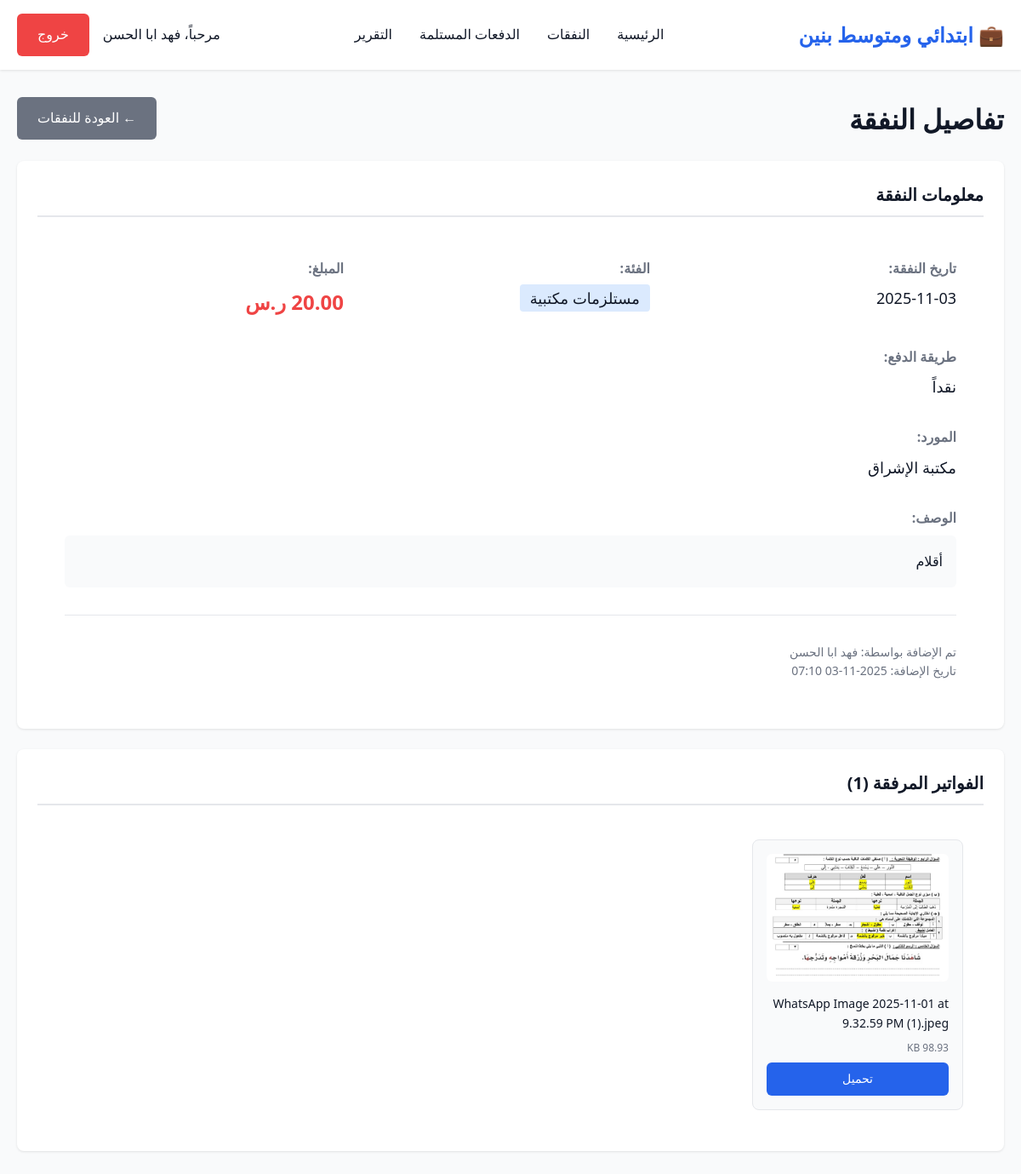
The app's page /department/expense_details.php?id=13 (signed in) with its own data.
### tables this page shows
CREATE TABLE `departments` (
  `id` int(11) NOT NULL,
  `name_ar` varchar(200) NOT NULL,
  `name_en` varchar(200) NOT NULL,
  `code` varchar(50) NOT NULL,
  `allocated_budget` decimal(15,2) DEFAULT 0.00,
  `total_received` decimal(15,2) DEFAULT 0.00,
  `spent_amount` decimal(15,2) DEFAULT 0.00,
  `last_distribution_date` date DEFAULT NULL,
  `description` text DEFAULT NULL,
  `is_active` tinyint(1) DEFAULT 1,
  `created_at` timestamp NOT NULL DEFAULT current_timestamp(),
  `updated_at` timestamp NOT NULL DEFAULT current_timestamp() ON UPDATE current_timestamp(),
  `manager_name` varchar(255) DEFAULT NULL,
  `custody_officer` varchar(255) DEFAULT NULL,
  `custody_officer_name` varchar(255) DEFAULT NULL COMMENT 'اسم مسؤول العهدة',
  `director_name` varchar(255) DEFAULT NULL COMMENT 'اسم مدير المدرسة'
);

CREATE TABLE `expenses` (
  `id` int(11) NOT NULL,
  `department_id` int(11) NOT NULL,
  `expense_date` date NOT NULL,
  `category` varchar(100) NOT NULL,
  `description` text NOT NULL,
  `amount` decimal(15,2) NOT NULL,
  `payment_method` enum('cash','bank_transfer','check','credit_card') DEFAULT 'cash',
  `vendor_name` varchar(200) DEFAULT NULL,
  `notes` text DEFAULT NULL,
  `created_by` int(11) NOT NULL,
  `created_at` timestamp NOT NULL DEFAULT current_timestamp(),
  `updated_at` timestamp NOT NULL DEFAULT current_timestamp() ON UPDATE current_timestamp(),
  `batch_id` int(11) DEFAULT NULL
);

CREATE TABLE `users` (
  `id` int(11) NOT NULL,
  `username` varchar(100) NOT NULL,
  `password_hash` varchar(255) NOT NULL,
  `full_name` varchar(200) NOT NULL,
  `role` enum('admin','department') DEFAULT 'department',
  `department_id` int(11) DEFAULT NULL,
  `is_active` tinyint(1) DEFAULT 1,
  `created_at` timestamp NOT NULL DEFAULT current_timestamp(),
  `last_login` timestamp NULL DEFAULT NULL,
  `phone` varchar(20) DEFAULT NULL,
  `position` varchar(100) DEFAULT NULL COMMENT 'المسمى الوظيفي'
);

CREATE TABLE `invoices` (
  `id` int(11) NOT NULL,
  `expense_id` int(11) NOT NULL,
  `file_name` varchar(255) NOT NULL,
  `file_path` varchar(500) NOT NULL,
  `file_type` varchar(50) NOT NULL,
  `file_size` int(11) NOT NULL,
  `uploaded_at` timestamp NOT NULL DEFAULT current_timestamp()
);

### department/expense_details.php (the view, shortened to what this page needs)
<?php
$database = new Database();
$db = $database->getConnection();
$expense_id = isset($_GET['id']) ? intval($_GET['id']) : 0;
$department_id = $_SESSION['department_id'];
$query = "SELECT e.*, u.full_name as created_by_name
          FROM expenses e
          LEFT JOIN users u ON e.created_by = u.id
          WHERE e.id = :id AND e.department_id = :dept_id";
$stmt = $db->prepare($query);
$stmt->bindParam(':id', $expense_id);
$stmt->bindParam(':dept_id', $department_id);
$stmt->execute();
$expense = $stmt->fetch(PDO::FETCH_ASSOC);
$query = "SELECT * FROM invoices WHERE expense_id = :expense_id ORDER BY uploaded_at DESC";
$stmt = $db->prepare($query);
$stmt->bindParam(':expense_id', $expense_id);
$stmt->execute();
$invoices = $stmt->fetchAll(PDO::FETCH_ASSOC);
$query = "SELECT name_ar FROM departments WHERE id = :id";
$stmt = $db->prepare($query);
$stmt->bindParam(':id', $department_id);
$stmt->execute();
$department = $stmt->fetch(PDO::FETCH_ASSOC);
?>
<!DOCTYPE html>
<html lang="ar">
<head>
    <link rel="stylesheet" href="../assets/css/style.css">
</head>
<body>
    <header class="header">
        <div class="container">
            <nav class="navbar">
                <div class="logo">💼 <?php echo htmlspecialchars($department['name_ar']); ?></div>
                <ul class="nav-menu" id="navMenu">
                    <li><a href="dashboard.php">الرئيسية</a></li>
                    <li><a href="expenses.php">النفقات</a></li>
                    <li><a href="distributions.php">الدفعات المستلمة</a></li>
                    <li><a href="report.php">التقرير</a></li>
                </ul>
                <div class="user-info">
                    <span>مرحباً، <?php echo htmlspecialchars($_SESSION['full_name']); ?></span>
                    <a href="../logout.php" class="btn btn-danger">خروج</a>
                </div>
            </nav>
        </div>
    </header>
    <main class="main-content">
        <div class="container">
            <div class="flex flex-between flex-center mb-3">
                <h1>تفاصيل النفقة</h1>
                <a href="expenses.php" class="btn btn-secondary">← العودة للنفقات</a>
            </div>
            <div class="card">
                <div class="card-header">معلومات النفقة</div>
                <div style="padding: 2rem;">
                    <div style="display: grid; grid-template-columns: repeat(auto-fit, minmax(250px, 1fr)); gap: 2rem;">
                        <div>
                            <strong style="color: #6b7280; display: block; margin-bottom: 0.5rem;">تاريخ النفقة:</strong>
                            <p style="font-size: 1.125rem;"><?php echo date('Y-m-d', strtotime($expense['expense_date'])); ?></p>
                        </div>
                        <div>
                            <strong style="color: #6b7280; display: block; margin-bottom: 0.5rem;">الفئة:</strong>
                            <p style="font-size: 1.125rem;">
                                <span style="background: #dbeafe; padding: 0.25rem 0.75rem; border-radius: 4px;">
                                    <?php echo htmlspecialchars($expense['category']); ?>
                                </span>
                            </p>
                        </div>
                        <div>
                            <strong style="color: #6b7280; display: block; margin-bottom: 0.5rem;">المبلغ:</strong>
                            <p style="font-size: 1.5rem; font-weight: bold; color: #ef4444;">
                                <?php echo number_format($expense['amount'], 2); ?> ر.س
                            </p>
                        </div>
                        <div>
                            <strong style="color: #6b7280; display: block; margin-bottom: 0.5rem;">طريقة الدفع:</strong>
                            <p style="font-size: 1.125rem;">
                                <?php
                                $payment_methods = [
                                    'cash' => 'نقداً',
                                    'bank_transfer' => 'تحويل بنكي',
                                    'check' => 'شيك',
                                    'credit_card' => 'بطاقة ائتمان'
                                ];
                                echo $payment_methods[$expense['payment_method']] ?? $expense['payment_method'];
                                ?>
                            </p>
                        </div>
                    </div>
                    <?php if ($expense['vendor_name']): ?>
                    <div style="margin-top: 2rem;">
                        <strong style="color: #6b7280; display: block; margin-bottom: 0.5rem;">المورد:</strong>
                        <p style="font-size: 1.125rem;"><?php echo htmlspecialchars($expense['vendor_name']); ?></p>
                    </div>
                    <?php endif; ?>
                    <div style="margin-top: 2rem;">
                        <strong style="color: #6b7280; display: block; margin-bottom: 0.5rem;">الوصف:</strong>
                        <p style="font-size: 1rem; line-height: 1.8; background: #f9fafb; padding: 1rem; border-radius: 6px;">
                            <?php echo nl2br(htmlspecialchars($expense['description'])); ?>
                        </p>
                    </div>
                    <div style="margin-top: 2rem; padding-top: 2rem; border-top: 1px solid #e5e7eb; color: #6b7280; font-size: 0.875rem;">
                        <p>تم الإضافة بواسطة: <?php echo htmlspecialchars($expense['created_by_name']); ?></p>
                        <p>تاريخ الإضافة: <?php echo date('Y-m-d H:i', strtotime($expense['created_at'])); ?></p>
                    </div>
                </div>
            </div>
            <div class="card">
                <div class="card-header">الفواتير المرفقة (<?php echo count($invoices); ?>)</div>
                <div style="padding: 1.5rem;">
                    <?php if (count($invoices) > 0): ?>
                        <div style="display: grid; grid-template-columns: repeat(auto-fill, minmax(200px, 1fr)); gap: 1.5rem;">
                            <?php foreach ($invoices as $invoice):
                                $file_extension = strtolower(pathinfo($invoice['file_name'], PATHINFO_EXTENSION));
                                $is_image = in_array($file_extension, ['jpg', 'jpeg', 'png', 'gif']);
                            ?>
                                <div style="border: 1px solid #e5e7eb; border-radius: 8px; padding: 1rem; background: #f9fafb;">
                                    <?php if ($is_image): ?>
                                        <a href="../<?php echo htmlspecialchars($invoice['file_path']); ?>" target="_blank">
                                            <img src="../<?php echo htmlspecialchars($invoice['file_path']); ?>"
                                                 alt="Invoice"
                                                 style="width: 100%; height: 150px; object-fit: cover; border-radius: 6px; margin-bottom: 0.5rem;">
                                        </a>
                                    <?php else: ?>
                                        <div style="width: 100%; height: 150px; background: #dbeafe; border-radius: 6px; display: flex; align-items: center; justify-content: center; margin-bottom: 0.5rem;">
                                            <span style="font-size: 3rem;">📄</span>
                                        </div>
                                    <?php endif; ?>
                                    <p style="font-size: 0.875rem; margin-bottom: 0.5rem; word-break: break-all;">
                                        <?php echo htmlspecialchars($invoice['file_name']); ?>
                                    </p>
                                    <p style="font-size: 0.75rem; color: #6b7280; margin-bottom: 0.5rem;">
                                        <?php echo number_format($invoice['file_size'] / 1024, 2); ?> KB
                                    </p>
                                    <a href="../<?php echo htmlspecialchars($invoice['file_path']); ?>"
                                       download
                                       class="btn btn-primary"
                                       style="width: 100%; padding: 0.5rem; font-size: 0.875rem; text-align: center;">
                                        تحميل
                                    </a>
                                </div>
                            <?php endforeach; ?>
                        </div>
                    <?php else: ?>
                        <p style="text-align: center; color: #6b7280; padding: 2rem;">
                            لا توجد فواتير مرفقة لهذه النفقة
                        </p>
                    <?php endif; ?>
                </div>
            </div>
        </div>
    </main>
</body>
</html>

### assets/css/style.css (style rules this page uses)
:root { --primary-color: #2563eb; --secondary-color: #10b981; --danger-color: #ef4444; --warning-color: #f59e0b; --dark-bg: #1f2937; --light-bg: #f9fafb; --border-color: #e5e7eb; --text-primary: #111827; --text-secondary: #6b7280; --shadow: 0 1px 3px 0 rgba(0, 0, 0, 0.1); --shadow-lg: 0 10px 15px -3px rgba(0, 0, 0, 0.1); }
* { margin: 0; padding: 0; box-sizing: border-box; }
body { font-family: 'Segoe UI', Tahoma, Geneva, Verdana, sans-serif; direction: rtl; text-align: right; background-color: var(--light-bg); color: var(--text-primary); line-height: 1.6; }
.container { max-width: 1200px; margin: 0 auto; padding: 0 20px; }
.header { background: white; box-shadow: var(--shadow); position: sticky; top: 0; z-index: 1000; }
.navbar { display: flex; justify-content: space-between; align-items: center; padding: 1rem 0; }
.logo { font-size: 1.5rem; font-weight: bold; color: var(--primary-color); }
.nav-menu { display: flex; list-style: none; gap: 2rem; }
.nav-menu a { text-decoration: none; color: var(--text-primary); font-weight: 500; transition: color 0.3s; }
.user-info { display: flex; align-items: center; gap: 1rem; }
.main-content { padding: 2rem 0; min-height: calc(100vh - 200px); }
.card { background: white; border-radius: 8px; box-shadow: var(--shadow); padding: 1.5rem; margin-bottom: 1.5rem; }
.card-header { font-size: 1.25rem; font-weight: 600; margin-bottom: 1rem; padding-bottom: 0.5rem; border-bottom: 2px solid var(--border-color); }
.btn { padding: 0.75rem 1.5rem; border: none; border-radius: 6px; font-size: 1rem; font-weight: 500; cursor: pointer; transition: all 0.3s; text-decoration: none; display: inline-block; }
.btn-primary { background: var(--primary-color); color: white; }
.btn-danger { background: var(--danger-color); color: white; }
.btn-secondary { background: var(--text-secondary); color: white; }
.mb-3 { margin-bottom: 1.5rem; }
.flex { display: flex; }
.flex-between { justify-content: space-between; }
.flex-center { align-items: center; }

### records on screen
departments: name_ar "ابتدائي ومتوسط بنين"
expenses: expense_date "2025-11-03", category "مستلزمات مكتبية", amount "20.00", payment_method "نقداً", vendor_name "مكتبة الإشراق", description "أقلام", created_by.full_name "فهد ابا الحسن", created_at "2025-11-03 07:10"
invoices: file_path (picture), file_name "WhatsApp Image 2025-11-01 at 9.32.59 PM (1).jpeg"

### other values on screen
$_SESSION['full_name'] "فهد ابا الحسن"
count($invoices) "1"
